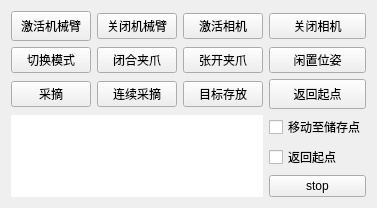
     <widget class="QWidget" name="ControlShow" native="true">
      <layout class="QGridLayout" name="gridLayout">
       <item row="1" column="1">
        <widget class="QPushButton" name="CloseGrip">
         <property name="text">
          <string>闭合夹爪</string>
         </property>
        </widget>
       </item>
       <item row="1" column="0">
        <widget class="QPushButton" name="modeswitch">
         <property name="text">
          <string>切换模式</string>
         </property>
        </widget>
       </item>
       <item row="2" column="2">
        <widget class="QPushButton" name="StorePos">
         <property name="text">
          <string>目标存放</string>
         </property>
        </widget>
       </item>
       <item row="4" column="3">
        <widget class="QCheckBox" name="isoutset">
         <property name="text">
          <string>返回起点</string>
         </property>
        </widget>
       </item>
       <item row="0" column="0">
        <widget class="QPushButton" name="ActArm">
         <property name="minimumSize">
          <size>
           <width>0</width>
           <height>30</height>
          </size>
         </property>
         <property name="text">
          <string>激活机械臂</string>
         </property>
        </widget>
       </item>
       <item row="0" column="1">
        <widget class="QPushButton" name="CloseArm">
         <property name="text">
          <string>关闭机械臂</string>
         </property>
        </widget>
       </item>
       <item row="2" column="1">
        <widget class="QPushButton" name="MoveGripCon">
         <property name="text">
          <string>连续采摘</string>
         </property>
        </widget>
       </item>
       <item row="3" column="3">
        <widget class="QCheckBox" name="isstore">
         <property name="text">
          <string>移动至储存点</string>
         </property>
        </widget>
       </item>
       <item row="0" column="3">
        <widget class="QPushButton" name="closeCam">
         <property name="text">
          <string>关闭相机</string>
         </property>
        </widget>
       </item>
       <item row="0" column="2">
        <widget class="QPushButton" name="ActCamera">
         <property name="text">
          <string>激活相机</string>
         </property>
        </widget>
       </item>
       <item row="1" column="2">
        <widget class="QPushButton" name="OpenGrip">
         <property name="text">
          <string>张开夹爪</string>
         </property>
        </widget>
       </item>
       <item row="3" column="0" rowspan="4" colspan="3">
        <widget class="QLabel" name="PointCoord">
         <property name="styleSheet">
          <string notr="true">background-color: rgb(255, 255, 255);</string>
         </property>
         <property name="text">
          <string/>
         </property>
        </widget>
       </item>
       <item row="2" column="0">
        <widget class="QPushButton" name="MoveGrip">
         <property name="text">
          <string>采摘</string>
         </property>
        </widget>
       </item>
       <item row="5" column="3" rowspan="2">
        <widget class="QPushButton" name="stop">
         <property name="sizePolicy">
          <sizepolicy hsizetype="Fixed" vsizetype="Fixed">
           <horstretch>0</horstretch>
           <verstretch>0</verstretch>
          </sizepolicy>
         </property>
         <property name="maximumSize">
          <size>
           <width>155</width>
           <height>16777213</height>
          </size>
         </property>
         <property name="text">
          <string>stop</string>
         </property>
        </widget>
       </item>
       <item row="1" column="3">
        <widget class="QPushButton" name="Idle_Pos">
         <property name="text">
          <string>闲置位姿</string>
         </property>
        </widget>
       </item>
       <item row="2" column="3">
        <widget class="QPushButton" name="back_outset">
         <property name="minimumSize">
          <size>
           <width>0</width>
           <height>30</height>
          </size>
         </property>
         <property name="text">
          <string>返回起点</string>
         </property>
        </widget>
       </item>
      </layout>
      <zorder>OpenGrip</zorder>
      <zorder>CloseGrip</zorder>
      <zorder>CloseArm</zorder>
      <zorder>MoveGrip</zorder>
      <zorder>PointCoord</zorder>
      <zorder>MoveGripCon</zorder>
      <zorder>ActCamera</zorder>
      <zorder>Idle_Pos</zorder>
      <zorder>closeCam</zorder>
      <zorder>back_outset</zorder>
      <zorder>modeswitch</zorder>
      <zorder>StorePos</zorder>
      <zorder>ActArm</zorder>
      <zorder>isstore</zorder>
      <zorder>isoutset</zorder>
      <zorder>stop</zorder>
     </widget>
